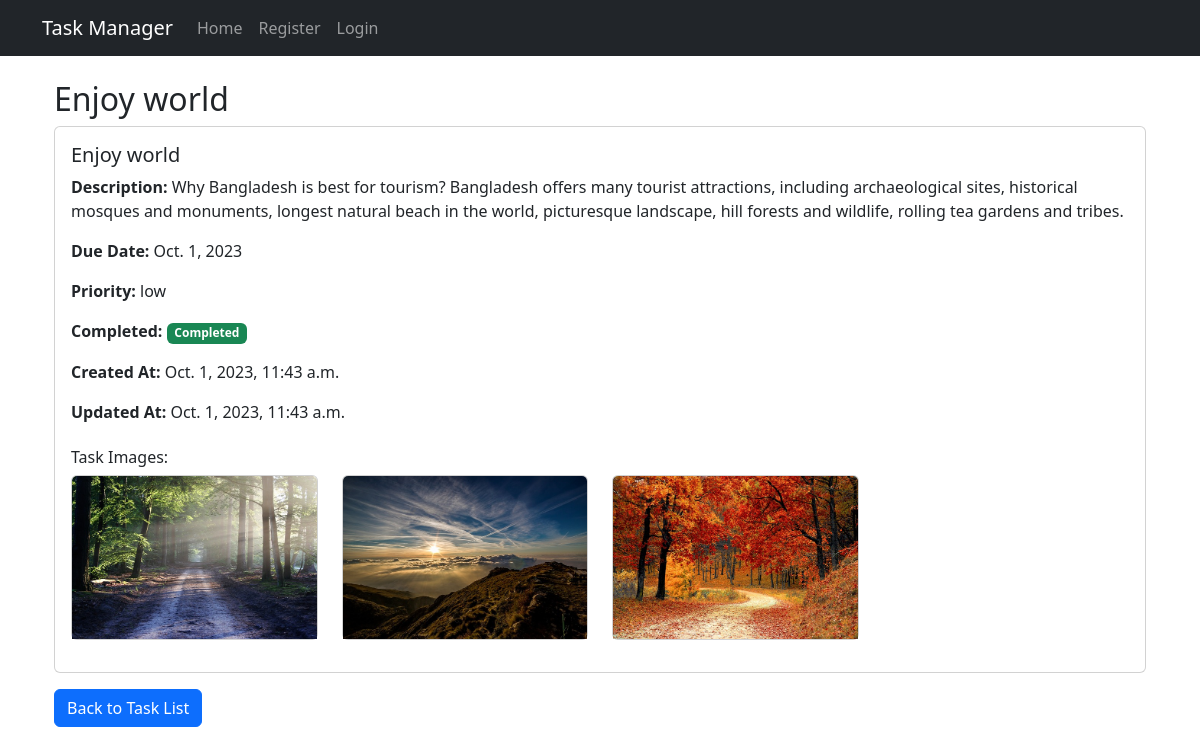
/tasks/26/, run on the app's committed database.
### tasks/models.py (models this page shows, shortened)
class Task(models.Model):
    title = models.CharField(max_length=100)
    description = models.TextField()
    due_date = models.DateField()
    priority = models.CharField(max_length=10, choices=PRIORITY_CHOICES)
    completed = models.BooleanField(default=False)
    created_at = models.DateTimeField(auto_now_add=True)
    updated_at = models.DateTimeField(auto_now=True, null=True, blank=True)
    user = models.ForeignKey(User, on_delete=models.CASCADE, related_name='tasks')

class TaskImage(models.Model):
    task = models.ForeignKey(Task, related_name='images', on_delete=models.CASCADE)
    image = models.ImageField(upload_to='task_images/')

### tasks/views.py (the view)
# urls.py: path('tasks/<int:pk>/', TaskDetailView.as_view(), name='task_detail'),
class TaskDetailView(DetailView):
    model = Task
    template_name = 'task_detail.html'
    context_object_name = 'task'

### tasks/templates/task_detail.html (shortened to what this page needs)
{% extends "base.html" %}
{% block content %}
<div class="container mt-4">
    <h2>{{ task.title }}</h2>
    <div class="card">
        <div class="card-body">
            <h5 class="card-title">{{ task.title }}</h5>
            <p class="card-text"><strong>Description:</strong> {{ task.description }}</p>
            <p class="card-text"><strong>Due Date:</strong> {{ task.due_date }}</p>
            <p class="card-text"><strong>Priority:</strong> {{ task.priority }}</p>
            <p class="card-text"><strong>Completed:</strong> {% if task.completed %}<span class="badge bg-success">Completed</span>{% else %}<span class="badge bg-warning text-dark">Pending</span>{% endif %}</p>
            <p class="card-text"><strong>Created At:</strong> {{ task.created_at }}</p>
            <p class="card-text"><strong>Updated At:</strong> {{ task.updated_at }}</p>
            <h6 class="mt-4">Task Images:</h6>
            <div class="row">
                {% for image in task.images.all %}
                <div class="col-md-3 mb-3">
                    <div class="card">
                        <img src="{{ image.image.url }}" class="card-img-top" alt="Task Image">
                    </div>
                </div>
                {% endfor %}
            </div>
        </div>
    </div>
    <a href="{% url 'home' %}" class="btn btn-primary mt-3">Back to Task List</a>
</div>
{% endblock %}

### tasks/templates/base.html (shortened to what this page needs)
<!DOCTYPE html>
<html lang="en">
<head>
    <link href="https://cdn.jsdelivr.net/npm/bootstrap@5.3.2/dist/css/bootstrap.min.css" rel="stylesheet">
</head>
<body>
    <nav class="navbar navbar-expand-lg navbar-dark bg-dark">
        <div class="container">
            <a class="navbar-brand" href="{% url 'home' %}">Task Manager</a>
            <div class="collapse navbar-collapse" id="navbarNav">
                <ul class="navbar-nav ml-auto">
                    <li class="nav-item">
                        <a class="nav-link" href="{% url 'home' %}">Home</a>
                    </li>
                    {% if user.is_authenticated %}
                    <li class="nav-item">
                        <a class="nav-link" href="{% url 'task_create' %}">Create Task</a>
                    </li>
                    <li class="nav-item">
                        <a class="nav-link" href="{% url 'logout' %}">Logout</a>
                    </li>
                    {% else %}
                    <li class="nav-item">
                        <a class="nav-link" href="{% url 'register' %}">Register</a>
                    </li>
                    <li class="nav-item">
                        <a class="nav-link" href="{% url 'login' %}">Login</a>
                    </li>
                    {% endif %}
                </ul>
            </div>
        </div>
    </nav>
    <div class="container">
        {% block content %}
        {% endblock %}
    </div>
</body>
</html>

### data on the page
Task: title "Enjoy world", description "Why Bangladesh is best for tourism? Bangladesh offers many tourist attractions, including archaeological sites, historical mosques and monuments, longest natural beach in the world, picturesque landscape, hill forests and wildlife, rolling tea gardens and tribes.", due_date "Oct. 1, 2023", priority "low", created_at "Oct. 1, 2023, 11:43 a.m.", updated_at "Oct. 1, 2023, 11:43 a.m."
TaskImage: image (picture)
TaskImage: image (picture)
TaskImage: image (picture)
